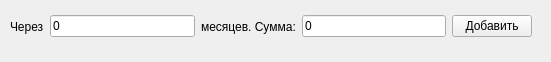
<?xml version="1.0" encoding="UTF-8"?>
<ui version="4.0">
 <class>AddRemItemWidget</class>
 <widget class="QWidget" name="AddRemItemWidget">
  <property name="geometry">
   <rect>
    <x>0</x>
    <y>0</y>
    <width>551</width>
    <height>62</height>
   </rect>
  </property>
  <property name="windowTitle">
   <string>Form</string>
  </property>
  <widget class="QWidget" name="layoutWidget">
   <property name="geometry">
    <rect>
     <x>10</x>
     <y>10</y>
     <width>522</width>
     <height>33</height>
    </rect>
   </property>
   <layout class="QHBoxLayout" name="horizontalLayout_2">
    <item>
     <widget class="QLabel" name="label">
      <property name="text">
       <string>Через</string>
      </property>
     </widget>
    </item>
    <item>
     <widget class="QLineEdit" name="monthEdit">
      <property name="text">
       <string>0</string>
      </property>
     </widget>
    </item>
    <item>
     <widget class="QLabel" name="label_2">
      <property name="text">
       <string>месяцев. Сумма:</string>
      </property>
     </widget>
    </item>
    <item>
     <widget class="QLineEdit" name="sumEdit">
      <property name="text">
       <string>0</string>
      </property>
     </widget>
    </item>
    <item>
     <widget class="QPushButton" name="addBtn">
      <property name="text">
       <string>Добавить</string>
      </property>
     </widget>
    </item>
   </layout>
  </widget>
 </widget>
 <resources/>
 <connections/>
</ui>
